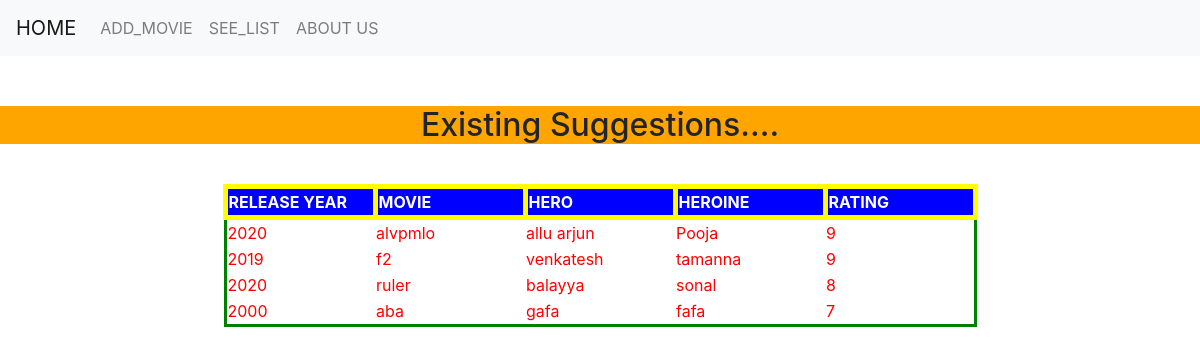
Page /seelist/ on the committed database.
### movieapp/models.py (models this page shows)
class movie(models.Model):
	relyear=models.IntegerField()
	movname=models.CharField(max_length=30)
	hero=models.CharField(max_length=30)
	heroine=models.CharField(max_length=30)
	rating=models.IntegerField()

### movieapp/views.py (the view)
# urls.py: path('seelist/', views.seelist),
def seelist(request):
	x=movie.objects.all()
	my_dict={'x':x}
	return render(request,'movieapp/seelist.html',context=my_dict)

### templates/movieapp/seelist.html (shortened to what this page needs)
<!DOCTYPE html>
{%load static%}
<html>
<head>
	<link rel="stylesheet" type="text/css" href="{% static 'css/main.css' %}">
	<link rel="stylesheet" href="https://stackpath.bootstrapcdn.com/bootstrap/4.4.1/css/bootstrap.min.css">
</head>
<body>
	<nav class="navbar navbar-expand-lg navbar-light bg-light" style="margin-bottom: 50px">
  <a class="navbar-brand" href="/home">HOME</a>
  <div class="collapse navbar-collapse" id="navbarSupportedContent">
    <ul class="navbar-nav mr-auto">
    	<li class="nav-item">
        <a class="nav-link" href="/form">ADD_MOVIE</a>
      </li>
    	<li class="nav-item">
        <a class="nav-link" href="/seelist">SEE_LIST</a>
      </li>
      <li class="nav-item">
        <a class="nav-link" href="/aboutus">ABOUT US</a>
      </li>
    </ul>
  </div>
</nav>
<h2 style="text-align: center;background: orange;margin-bottom: 40px">Existing Suggestions....</h2>
			{%if x%}
			<table>
				<thead>
					<th>RELEASE YEAR</th>
					<th>MOVIE</th>
					<th>HERO</th>
					<th>HEROINE</th>
					<TH>RATING</TH>
				</thead>
				{%for t in x%}
				<tr>
					<td>{{t.relyear}}</td>
					<td>{{t.movname}}</td>
					<td>{{t.hero}}</td>
					<td>{{t.heroine}}</td>
					<td>{{t.rating}}</td>
				</tr>
				{%endfor%}
			</table>
			{%endif%}
</body>
</html>

### static/css/main.css (style rules this page uses)
table { margin: auto; padding: 10px; border: 3px solid green; }
th { background: blue; color: white; height: 20px; width: 150px; border: 5px solid yellow; margin: 10px; }
td { background: white; color:red; height: 20px; width: 150px; margin: 10px; }

### rows in the picture
movie: relyear "2020", movname "alvpmlo", hero "allu arjun", heroine "Pooja", rating "9"
movie: relyear "2019", movname "f2", hero "venkatesh", heroine "tamanna", rating "9"
movie: relyear "2020", movname "ruler", hero "balayya", heroine "sonal", rating "8"
movie: relyear "2000", movname "aba", hero "gafa", heroine "fafa", rating "7"
